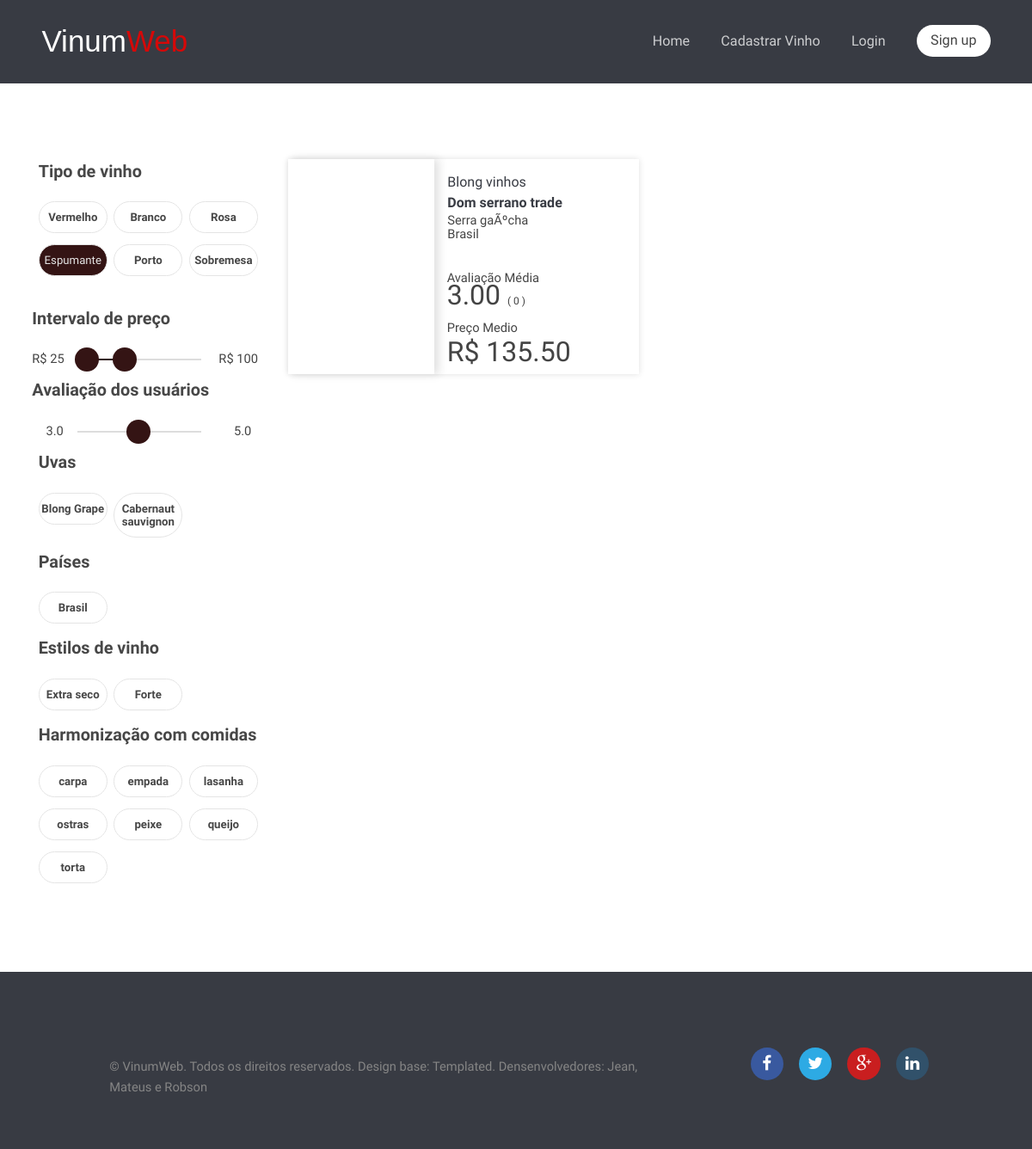
The page /listar.php?tipo=espumante on the database its author committed.
### tables this page shows
create table vinho
(
	id int unique not null AUTO_INCREMENT,
	rotulo varchar(256) not null,
	produtor varchar(64) not null,
	nome varchar(64) not null,
	regiao varchar(32) not null,
	paisorigem varchar(32) not null,
	avaliacao float(2) default 0,
	preco float(2) default 0,
	numavaliacoes int default 0,
	tipo enum('vermelho','branco','espumante','rosa','sobremesa','porto'),
	tipouva varchar(32) not null,
	estilo varchar(32) not null,
	primary key (id)
);

### listar_Dados.php (called while the page is built, shortened)
<?php
$consulta = array();
include_once 'DAO.php';
$banco = new DAO();
if (isset($_GET['tipo'])) {
    if (is_array($_GET['tipo'])) {
        $temp = array();
        foreach ($_GET['tipo'] as $var) {
            array_push($temp, "tipo='" . $var . "'");
        }
        $banco->ou($temp);
        array_push($consulta, "(" . $banco->sql . ")");
    } else {
        array_push($consulta, "(tipo='" . $_GET['tipo'] . "')");
    }
}
$banco->buscar("vinho");
$banco->where($consulta);
$result = $banco->executar();

### DAO.php (called while the page is built, shortened)
<?php
class DAO implements iDAO {
    public $sql = '';
    public $banco;
    public function __construct() {
        $this->banco = new mysqli("localhost", "vinumweb", "vinumweb", "vinumweb");
    }
    public function buscar($nometabela, array $atributos = NULL) {
        if ($atributos == NULL) {
            $this->sql = 'SELECT * FROM ' . $nometabela;
        } else {
            $this->sql = 'SELECT ';
            foreach ($atributos as $atributo) {
                $this->sql .= $atributo . ', ';
            }
            $this->sql = rtrim($this->sql, ', ') . ' FROM ' . $nometabela;
        }
    }
    public function where(array $condicoes) {
        $this->sql .= ' WHERE ';
        foreach ($condicoes as $condicao) {
            $this->sql .= $condicao . ' AND ';
        }
        $this->sql = rtrim($this->sql, ' AND ');
    }
    public function executar() {
        return $this->banco->query($this->sql);
    }
    public function setSQL($consulta) {
        $this->sql = $consulta;
    }
}

### listar.php (the view, shortened to what this page needs)
<?php
include_once 'listar_Dados.php';
include_once("header.php");
?>
<section id="main" class="wrapper">
    <div class="container-full nomargin">
        <section>
            <div class="row">
                <div class="3u 12u$(Medium) painel">
                    <form action="listar_Autocompletar.php" method="GET">
                        <div class="12u$ row" >
                            <div class="12u$">
                                <h3>Tipo de vinho</h3>
                            </div>
                            <div class="4u 6u(medium)">
                                <label for="vermelho" class="checklabel">Vermelho</label>
                            </div>
                            <div class="4u 6u(medium)">
                                <label for="branco" class="checklabel">Branco</label>
                            </div>
                            <div class="4u 6u(medium)">
                                <label for="rosa" class="checklabel">Rosa</label>
                            </div>
                            <div class="4u 6u(medium)">
                                <label for="espumante" class="checklabel">Espumante</label>
                            </div>
                            <div class="4u 6u(medium)">
                                <label for="porto" class="checklabel">Porto</label>
                            </div>
                            <div class="4u 6u(medium)">
                                <label for="sobremesa" class="checklabel">Sobremesa</label>
                            </div>
                        </div>
                        <div class="12u$ marginlabel">
                            <h3>Intervalo de preço</h3>
                            <link href="css/nouislider.min.css" rel="stylesheet">
                            <div id="lower-value"  style="position: relative; float: left; width: 20%; padding-bottom: 10px; text-align: left;"></div>
                            <div id="price-range"  style="position: relative; float: left; width: 55%; "></div>
                            <div id="upper-value"  style="position: relative; float: left; width: 25%; padding-bottom: 10px; text-align: right;"></div>
                        </div>
                        <div class="12u$ marginlabel">
                            <h3>Avaliação dos usuários</h3>
                            <div id="rate-value" style="position: relative; float: left; width: 20%; padding-bottom: 10px; text-align: center;">1.0</div>
                            <div id="rate-range" style="position: relative; float: left; width: 55%; "></div>
                            <div style="position: relative; float: left;padding-left: 30px; width: 25%; padding-bottom: 10px; text-align: center">5.0</div>
                        </div>
                        <div class="12u$ row marginlabel">
                            <div class="12u$">
                                <h3>Uvas</h3>
                            </div>
                            <?php
                            $banco->setSQL("SELECT DISTINCT tipouva from vinho order by tipouva asc;");
                            $dado = $banco->executar();
                            while ($row = $dado->fetch_assoc()) {
                                echo "<div class='4u 6u(medium)'>
                                        <input type='checkbox' id='" . $row['tipouva'] . "' name='uva[]' value='" . $row['tipouva'] . "'>
                                        <label for='" . $row['tipouva'] . "' class='checklabel'>" . $row['tipouva'] . "</label>
                                    </div>";
                            }
                            ?>
                        </div>
                        <div class="12u$ row marginlabel">
                            <div class="12u$">
                                <h3>Países</h3>
                            </div>
                            <?php
                            $banco->setSQL("SELECT DISTINCT paisorigem from vinho order by paisorigem asc;");
                            $dado = $banco->executar();
                            while ($row = $dado->fetch_assoc()) {
                                echo "<div class='4u 6u(medium)'>
                                        <input type='checkbox' id='" . $row['paisorigem'] . "' value='" . $row['paisorigem'] . "'>
                                        <label for='" . $row['paisorigem'] . "' class='checklabel'>" . $row['paisorigem'] . "</label>
                                    </div>";
                            }
                            ?>
                        </div>
                        <div class="12u$ row marginlabel">
                            <div class="12u$">
                                <h3>Estilos de vinho</h3>
                            </div>
                            <?php
                            $banco->setSQL("SELECT DISTINCT estilo from vinho order by estilo asc;");
                            $dado = $banco->executar();
                            while ($row = $dado->fetch_assoc()) {
                                echo "<div class='4u 6u(medium)'>
                                        <input type='checkbox' id='" . $row['estilo'] . "' name='estilo[]' value='" . $row['estilo'] . "'>
                                        <label for='" . $row['estilo'] . "' class='checklabel'>" . $row['estilo'] . "</label>
                                    </div>";
                            }
                            ?>
                        </div>
                        <div class="12u$ row marginlabel">
                            <div class="12u$">
                                <h3>Harmonização com comidas</h3>
                            </div>
                            <?php
                            $banco->setSQL("SELECT DISTINCT alimento from harmonizacao order by alimento asc;");
                            $dado = $banco->executar();
                            while ($row = $dado->fetch_assoc()) {
                                echo "<div class='4u 6u(medium)'>
                                        <input type='checkbox' id='" . $row['alimento'] . "' name='alimento[]' value='" . $row['alimento'] . "'>
                                        <label for='" . $row['alimento'] . "' class='checklabel'>" . $row['alimento'] . "</label>
                                    </div>";
                            }
                            ?>
                        </div>
                    </form>
                </div>
                <div class="9u 6u$(medium) row" id="vinhos">
                    <?php
                    while ($row = $result->fetch_assoc()) {
                        ?>
                        <div class="6u row showvinho">
                            <a href="showwine.php?id=<?php echo $row['id'] ?>">
                                <div class="showvinhoimg" style="background-image: URL(images/rotulos/<?php echo $row['rotulo'] ?>)">
                                </div>
                            </a>
                            <div class="divcontent">
                                <a href="showwine.php?id=<?php echo $row['id'] ?>">
                                    <ul class="ultitulo">
                                        <li><?php echo $row['produtor'] ?></li>
                                        <li><span><?php echo $row['nome'] ?></span></a></li>
                                <ul class="reg" style="margin-left: 8px;">
                                    <li><?php echo $row['regiao'] ?></li>
                                    <li><?php echo $row['paisorigem'] ?></li>
                                </ul>
                                <div class="average">
                                    <div class="ratingbottom">
                                        <p>Avaliação Média</p>
                                        <ul class="reg2 ">
                                            <li><span><?php echo number_format($row['avaliacao'], 2, '.', '') ?> </span></li>
                                            <li>( <?php echo $row['numavaliacoes']?> )</li>
                                        </ul>
                                    </div>
                                    <div class="ratingbottom">
                                        <p>Preço Medio</p>
                                        <span>R$ <?php
                                            echo number_format($row['preco'], 2, '.', '');
                                            ?></span>
                                    </div>
                                </div>
                            </div>
                        </div>
                        <?php
                    }
                    ?>
                </div>
            </div>
    </div>
</section>
<?php
include_once 'footer.php';

### css/style.css (style rules this page uses)
body { background: #fff; }
body, input, select, textarea { color: #444; font-family: "Raleway", Helvetica, sans-serif; font-size: 13pt; font-weight: 400; line-height: 1.65em; }
a { color: #383b43; text-decoration: none; }
p { margin: 0 0 2em 0; }
h1, h2, h3, h4, h5, h6 { color: #474747; font-weight: 700; line-height: 1em; margin: 0 0 1em 0; }
h3 { font-size: 1.35em; line-height: 1.5em; }
form { margin: 0 0 2em 0; }
label { color: #474747; display: block; font-size: 0.9em; font-weight: 700; margin: 0 0 1em 0; }
ul { //list-style: disc; //margin: 0 0 2em 0; //padding-left: 1em; }
ul li { padding-left: 0.5em; }
.wrapper { padding: 6em 0em 4em; }
.checklabel { background: #FFFFF; padding: 10px 0; line-height: normal; text-align: center; border-radius: 2.5em; border: 1px solid #e4e4e4; cursor: pointer; }
input:checked ~ label { color:red; background: #341414; color: #e4e4e4; font-weight: 300; }
.container-full { margin-left: auto; margin-right: auto; width: 95%; }
.row { margin: 0px !important; padding: 0px !important; }
.marginlabel { margin-top: 20px; }
.painel { padding-right: 15px !important; }
.showvinho { height: 250px; padding: 0px !important; margin: 0px !important; width: calc(50% - 20px); margin-left: 20px !important; -webkit-box-shadow: 0 0 7px 0 rgba(50,50,50,0.15); box-shadow: 0 0 7px 0 rgba(50,50,50,0.15); }
.showvinho a { padding: 0px; margin: 0px; }
.showvinhoimg { padding: 0px; margin: 0px; overflow: hidden; width: 170px; height: 250px; background-repeat: no-repeat; background-position: top center; background-size: cover; -webkit-box-shadow: spx 0px 10px rgba(50,50,50,0.15); box-shadow: 5px 0px 10px rgba(50,50,50,0.15); }
.ultitulo { padding-top: 15px; list-style-type: none; font-size: 16px; }
.divcontent > ul li span { font-weight: 600; }
.reg { list-style:none; line-height: 16px; }
.reg2 { list-style:none; font-size: 12px; }
.reg li, .reg2 li { display: inline; line-height: 10px; padding:0px; }
.reg li span, .reg2 li span { padding-bottom: 5px; }
.divcontent { width: calc(100% - 170px); position: relative; height: 100%; }
.average { position: absolute; padding-bottom: 7px; bottom: 0px; left: 0px; padding-left: 1em; }
.ratingbottom { position: relative; padding-top: 0.5em; }
.ratingbottom p { margin: 0px; margin-bottom: 0.2em; }
.ratingbottom span { font-size: 32px; font-weight: 100; }

### css/style-xlarge.css (style rules this page uses)
body, input, select, textarea { font-size: 11pt; }

### listar.php (style rules this page uses)
.row>* { padding: 0px 0 0 0.5em; }

### rows shown on the page
vinho: produtor "Blong vinhos", nome "Dom serrano trade", regiao "Serra gaÃºcha", paisorigem "Brasil", avaliacao "3.00", numavaliacoes "0", preco "135.50"

### other values the page prints
$row['tipouva'] "Blong Grape"
$row['tipouva'] "Cabernaut sauvignon"
$row['paisorigem'] "Brasil"
$row['estilo'] "Extra seco"
$row['estilo'] "Forte"
$row['alimento'] "carpa"
$row['alimento'] "empada"
$row['alimento'] "lasanha"
$row['alimento'] "ostras"
$row['alimento'] "peixe"
$row['alimento'] "queijo"
$row['alimento'] "torta"
